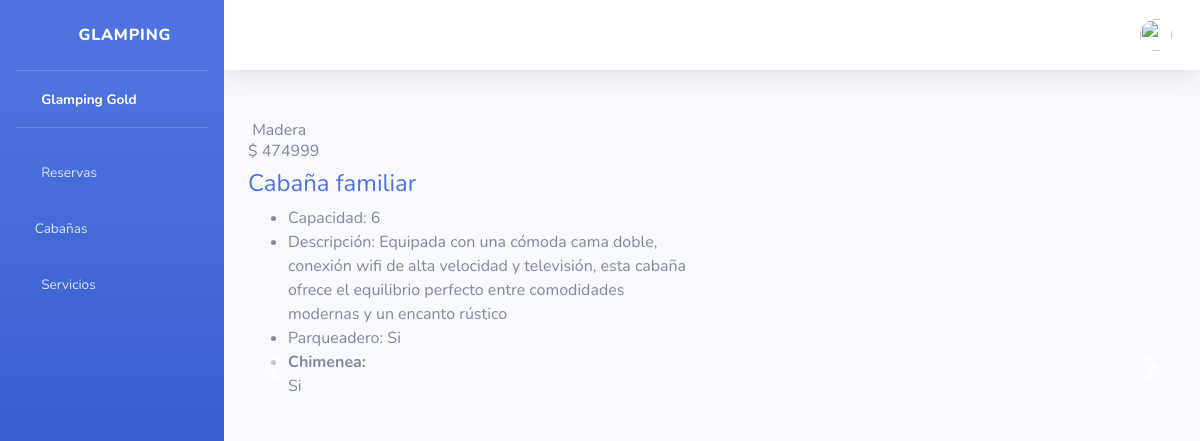
The app's page /index/ with its own data.
### cabañas/models.py (models this page shows, shortened)
class Cabaña(models.Model):
    nombre= models.CharField(max_length=50)
    capacidad = models.IntegerField()
    precio = models.IntegerField()
    descripcion = models.CharField(max_length=250)
    imagen = models.FileField(upload_to='static/images_cabaña', null=True)
    status = models.BooleanField(default=True)
    tipocabaña = models.ForeignKey('tipocabañas.Tipocabaña', on_delete=models.DO_NOTHING)

### tipocabañas/models.py (models this page shows, shortened)
class Tipocabaña(models.Model):
    nombre = models.CharField(max_length=255 , unique=True)
    status = models.BooleanField(default=True)

### Glamping_Gold/views.py (the view)
# urls.py: path('index/', views.index, name='index'),
def index (request):
    ingresos_por_mes = Pago.objects.filter(estado=True).annotate(
    mes=ExtractMonth('fecha')
    ).values('mes').annotate(total_ingresos=Sum('valor'))
    meses = range(1, 13)
    data = [["Mes", "Ingresos"]]
    for mes in meses:
        total_mes = 0
        nombre_mes = calendar.month_name[mes]
        for ingreso_mes in ingresos_por_mes:
            if ingreso_mes['mes'] == mes:
                total_mes = ingreso_mes['total_ingresos']
                break
        data.append([nombre_mes, total_mes])
    total_pagos = Pago.objects.aggregate(total=Sum('valor'))
    count = Cabaña.objects.count()
    customer = Cliente.objects.count()
    count_booking = Reserva.objects.filter(estado="Reservado").count()
    count_booking2 = Reserva.objects.filter(estado="En ejecución").count()
    total_reservas = count_booking + count_booking2
    cabañas_index = Cabaña.objects.filter(status=True)
    return render(request, 'index.html', {
        "count": count,
        "count_booking": count_booking,
        "count_booking2": count_booking2,
        "total_reservas": total_reservas,
        "customer": customer,'total_pagos': total_pagos['total'],
        "cabañas_index": cabañas_index,
        'data': json.dumps(data)
    })

### templates/index.html (shortened to what this page needs)
{% extends 'base.html' %}
{% block content %}
    <div class="container mt-5">
        <div id="carouselExampleControls" class="carousel slide rounded" data-ride="carousel">
          <div class="carousel-inner">
            {% for cabaña in cabañas_index %}
            <div class="carousel-item {% if forloop.first %}active{% endif %}">
              <div class="row">
                <div class="col-lg-6 col-md-6">
                  <div class="item">
                    <span class="category">{{ cabaña.tipocabaña.nombre }}</span>
                    <h6>$ {{ cabaña.precio }}</h6>
                    <h4><a href="#">{{ cabaña.nombre }}</a></h4>
                    <ul>
                      <li>Capacidad: <span>{{ cabaña.capacidad }}</span></li>
                      <li>Descripción: <span>{{ cabaña.descripcion }}</span></li>
                      <li >Parqueadero: <span>Si</span></li>
                      <li class="font-weight-bold">Chimenea: </li><span>Si</span>
                    </ul>
                  </div>
                </div>
              </div>
            </div>
            {% endfor %}
          </div>
          <a class="carousel-control-prev" href="#carouselExampleControls" role="button" data-slide="prev">
            <span class="carousel-control-prev-icon" aria-hidden="true"></span>
          </a>
          <a class="carousel-control-next" href="#carouselExampleControls" role="button" data-slide="next">
            <span class="carousel-control-next-icon" aria-hidden="true"></span>
          </a>
        </div>
      </div>
{%endblock%}

### templates/base.html (style rules this page uses)
.carousel-control-prev, .carousel-control-next { top: auto; bottom: 20px; width: auto; padding: 10px; background: transparent; border: none; color: #fff; }
.carousel-control-prev-icon, .carousel-control-next-icon { width: 30px; height: 30px; }

### records on screen
Cabaña: tipocabaña.nombre "Madera", precio "474999", nombre "Cabaña familiar", capacidad "6", descripcion "Equipada con una cómoda cama doble, conexión wifi de alta velocidad y televisión, esta cabaña ofrece el equilibrio perfecto entre comodidades modernas y un encanto rústico"
